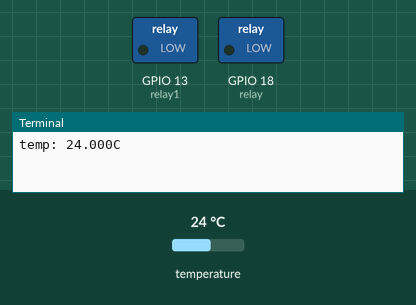
This program was run on a simulated Raspberry Pi (BCM pin numbers). Shown: switched loads named in the program (green lamp = pin HIGH), the last lines printed to the terminal. Inputs (shaded band) come from the test bench; at power-on: temperature 24 °C.

Above: at 0.5 s.
At 2.0 s:
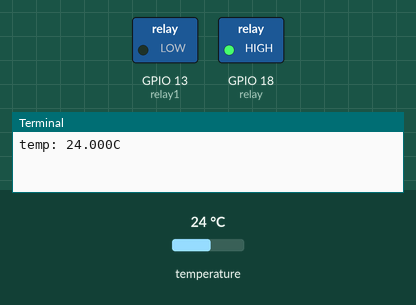
At 3.5 s:
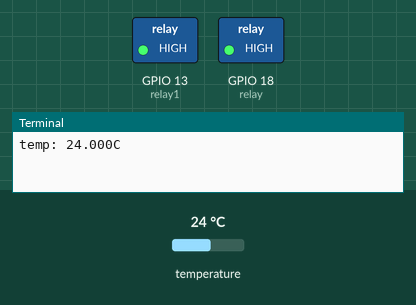
At 4.5 s:
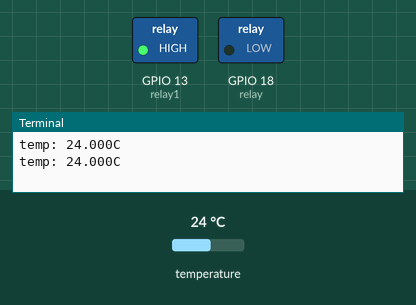
Timing chart, 0 to 5.2 s (numbered marks = the images above):
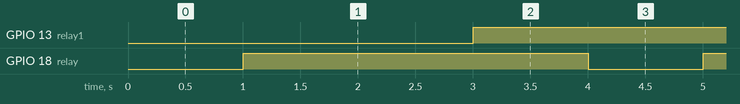

The program:

clc.py
```python
import time

import board
import busio
import digitalio
import adafruit_max31865
spi = busio.SPI(board.SCK, MOSI=board.MOSI, MISO=board.MISO)
cs = digitalio.DigitalInOut(board.D5)  # Chip select of the MAX31865 board.
sensor = adafruit_max31865.MAX31865(spi, cs, wires=3)
temp = sensor.temperature
relay=digitalio.DigitalInOut(board.D18)
relay1=digitalio.DigitalInOut(board.D13)
relay1.direction=digitalio.Direction.OUTPUT
relay.direction=digitalio.Direction.OUTPUT
while 1:
  print("temp: {0:0.3f}C".format(temp))
  relay.value=False
  time.sleep(1)
  relay.value = True
  time.sleep(1)
  relay1.value=False
  time.sleep(1)
  relay1.value = True
  time.sleep(1)
```

Measured:
- by itself, GPIO 13 (relay1), GPIO 18 (relay): alternates HIGH for 3.0 s and LOW for 1.0 s
- by itself, everything shown: repeats every 32.0 s, in 32 steps
